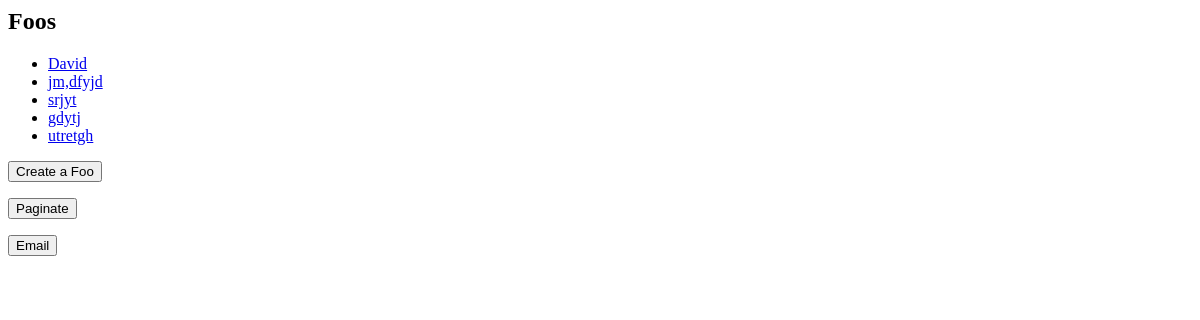
Before: /foo/ with the older database file.
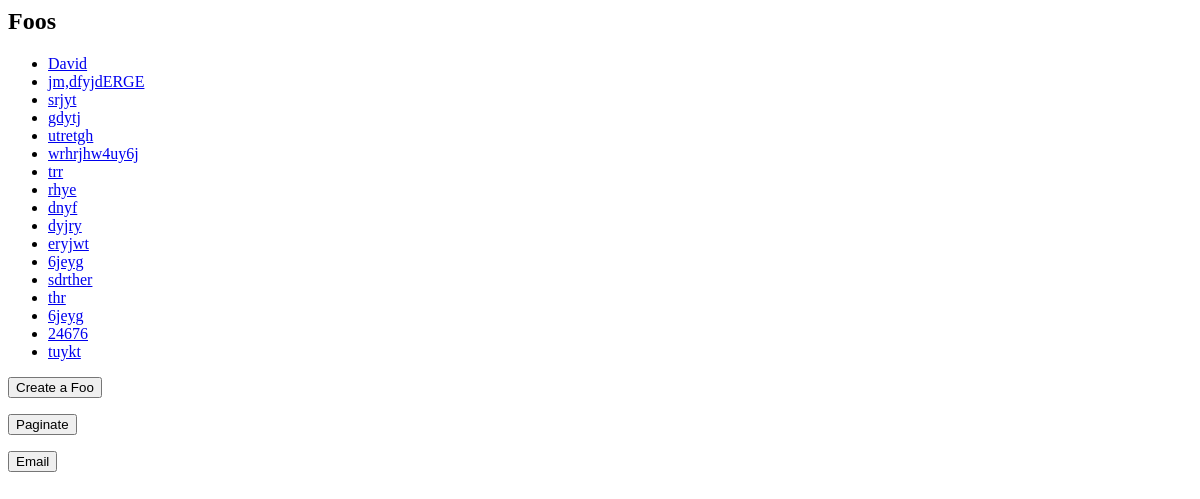
After: the same page with the newer database file.
### foo/models.py (models this page shows, shortened)
class Foo(models.Model):
    name = models.CharField(max_length=20, blank=True, null=True,
        help_text="put your name here")
    last_name = models.CharField(max_length=20, blank=True, null=True)
    dob = models.DateField(null=True, blank=True)

### foo/views.py (the view)
# urls.py: url(r'^foo/$', AboutView.as_view()),
class AboutView(ListView):
    template_name = "foo/about.html"
    model = Foo

### foo/templates/foo/about.html
{% block content %}
    <h2>Foos</h2>
    <ul>
        {% for foo in object_list %}
            <li><a href="/foo/{{ foo.id }}">{{ foo.name }}</a></li>
        {% endfor %}
    </ul>
{% endblock %}
<p><button type="button" onclick="location.href='/foo/create'">Create a Foo</button></p>
<p><button type="button" onclick="location.href='/foo/foo_list/'">Paginate</button></p>
<p><button type="button" onclick="location.href='/foo/sample_index/'">Email</button></p>

Changed rows visible on the page:
changed Foo: name "jm,dfyjd" → "jm,dfyjdERGE"
added Foo: name "wrhrjhw4uy6j"
added Foo: name "trr"
added Foo: name "rhye"
added Foo: name "dnyf"
added Foo: name "dyjry"
added Foo: name "eryjwt"
added Foo: name "6jeyg"
added Foo: name "sdrther"
added Foo: name "thr"
added Foo: name "6jeyg"
added Foo: name "24676"
added Foo: name "tuykt"
